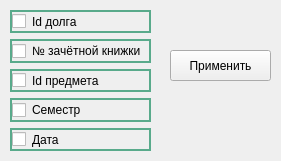
<?xml version="1.0" encoding="UTF-8"?>
<ui version="4.0">
 <class>debtForm</class>
 <widget class="QWidget" name="debtForm">
  <property name="geometry">
   <rect>
    <x>0</x>
    <y>0</y>
    <width>281</width>
    <height>161</height>
   </rect>
  </property>
  <property name="windowTitle">
   <string>Настройки столбцов</string>
  </property>
  <widget class="QWidget" name="layoutWidget">
   <property name="geometry">
    <rect>
     <x>10</x>
     <y>10</y>
     <width>141</width>
     <height>141</height>
    </rect>
   </property>
   <layout class="QVBoxLayout" name="verticalLayout_2">
    <item>
     <widget class="QCheckBox" name="checkBox_id_debt">
      <property name="sizePolicy">
       <sizepolicy hsizetype="Minimum" vsizetype="Minimum">
        <horstretch>0</horstretch>
        <verstretch>0</verstretch>
       </sizepolicy>
      </property>
      <property name="styleSheet">
       <string notr="true">border: 2px solid;
border-color: rgb(89, 170, 139);</string>
      </property>
      <property name="text">
       <string>Id долга</string>
      </property>
     </widget>
    </item>
    <item>
     <widget class="QCheckBox" name="checkBox_gradebook">
      <property name="sizePolicy">
       <sizepolicy hsizetype="Minimum" vsizetype="Minimum">
        <horstretch>0</horstretch>
        <verstretch>0</verstretch>
       </sizepolicy>
      </property>
      <property name="styleSheet">
       <string notr="true">border: 2px solid;
border-color: rgb(89, 170, 139);</string>
      </property>
      <property name="text">
       <string>№ зачётной книжки</string>
      </property>
     </widget>
    </item>
    <item>
     <widget class="QCheckBox" name="checkBox_id_subject">
      <property name="sizePolicy">
       <sizepolicy hsizetype="Minimum" vsizetype="Minimum">
        <horstretch>0</horstretch>
        <verstretch>0</verstretch>
       </sizepolicy>
      </property>
      <property name="styleSheet">
       <string notr="true">border: 2px solid;
border-color: rgb(89, 170, 139);</string>
      </property>
      <property name="text">
       <string>Id предмета</string>
      </property>
     </widget>
    </item>
    <item>
     <widget class="QCheckBox" name="checkBox_semester">
      <property name="sizePolicy">
       <sizepolicy hsizetype="Minimum" vsizetype="Minimum">
        <horstretch>0</horstretch>
        <verstretch>0</verstretch>
       </sizepolicy>
      </property>
      <property name="styleSheet">
       <string notr="true">border: 2px solid;
border-color: rgb(89, 170, 139);</string>
      </property>
      <property name="text">
       <string>Семестр</string>
      </property>
     </widget>
    </item>
    <item>
     <widget class="QCheckBox" name="checkBox_date">
      <property name="sizePolicy">
       <sizepolicy hsizetype="Minimum" vsizetype="Minimum">
        <horstretch>0</horstretch>
        <verstretch>0</verstretch>
       </sizepolicy>
      </property>
      <property name="styleSheet">
       <string notr="true">border: 2px solid;
border-color: rgb(89, 170, 139);</string>
      </property>
      <property name="text">
       <string>Дата</string>
      </property>
     </widget>
    </item>
   </layout>
  </widget>
  <widget class="QPushButton" name="pushButtonApplySettingsDebt">
   <property name="geometry">
    <rect>
     <x>170</x>
     <y>50</y>
     <width>101</width>
     <height>31</height>
    </rect>
   </property>
   <property name="text">
    <string>Применить</string>
   </property>
  </widget>
 </widget>
 <resources/>
 <connections/>
</ui>
